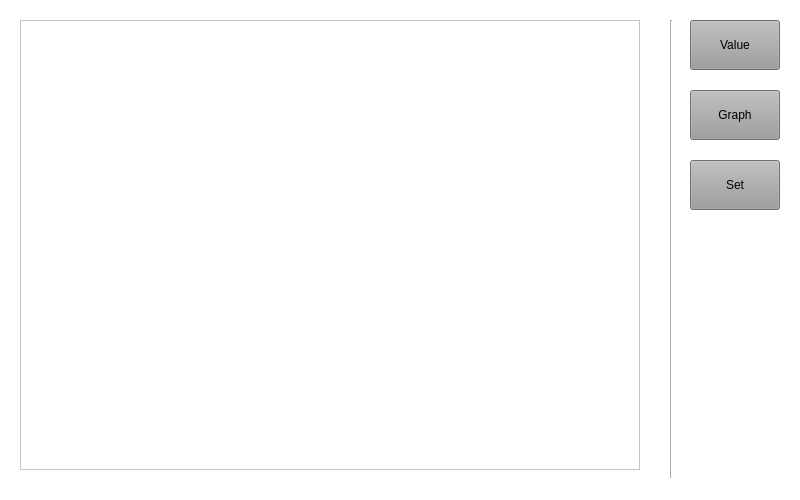
<?xml version="1.0" encoding="UTF-8"?>
<ui version="4.0">
 <class>MainWindow</class>
 <widget class="QMainWindow" name="MainWindow">
  <property name="geometry">
   <rect>
    <x>0</x>
    <y>0</y>
    <width>800</width>
    <height>500</height>
   </rect>
  </property>
  <property name="windowTitle">
   <string>MainWindow</string>
  </property>
  <property name="styleSheet">
   <string notr="true">background-color: rgb(255, 255, 255);</string>
  </property>
  <widget class="QWidget" name="centralwidget">
   <widget class="QPushButton" name="pushButton_value">
    <property name="geometry">
     <rect>
      <x>690</x>
      <y>20</y>
      <width>90</width>
      <height>50</height>
     </rect>
    </property>
    <property name="styleSheet">
     <string notr="true">font: 75 12pt &quot;Arial&quot;;
background-color: rgb(156, 156, 156);</string>
    </property>
    <property name="text">
     <string>Value</string>
    </property>
   </widget>
   <widget class="QPushButton" name="pushButton_graph">
    <property name="geometry">
     <rect>
      <x>690</x>
      <y>90</y>
      <width>90</width>
      <height>50</height>
     </rect>
    </property>
    <property name="styleSheet">
     <string notr="true">font: 75 12pt &quot;Arial&quot;;
background-color: rgb(156, 156, 156);</string>
    </property>
    <property name="text">
     <string>Graph</string>
    </property>
   </widget>
   <widget class="QPushButton" name="pushButton_set">
    <property name="geometry">
     <rect>
      <x>690</x>
      <y>160</y>
      <width>90</width>
      <height>50</height>
     </rect>
    </property>
    <property name="styleSheet">
     <string notr="true">font: 75 12pt &quot;Arial&quot;;
background-color: rgb(156, 156, 156);</string>
    </property>
    <property name="text">
     <string>Set</string>
    </property>
   </widget>
   <widget class="QStackedWidget" name="stackedWidget">
    <property name="geometry">
     <rect>
      <x>20</x>
      <y>20</y>
      <width>620</width>
      <height>460</height>
     </rect>
    </property>
    <property name="currentIndex">
     <number>2</number>
    </property>
    <widget class="QWidget" name="page_value">
     <widget class="QLabel" name="label_temp">
      <property name="geometry">
       <rect>
        <x>100</x>
        <y>100</y>
        <width>120</width>
        <height>50</height>
       </rect>
      </property>
      <property name="styleSheet">
       <string notr="true">background-color: rgb(211, 211, 211);
font: 12pt &quot;Arial&quot;;</string>
      </property>
      <property name="text">
       <string>Temperature</string>
      </property>
      <property name="alignment">
       <set>Qt::AlignCenter</set>
      </property>
     </widget>
     <widget class="QLabel" name="label_humi">
      <property name="geometry">
       <rect>
        <x>260</x>
        <y>100</y>
        <width>120</width>
        <height>50</height>
       </rect>
      </property>
      <property name="styleSheet">
       <string notr="true">background-color: rgb(211, 211, 211);
font: 12pt &quot;Arial&quot;;</string>
      </property>
      <property name="text">
       <string>Humidity</string>
      </property>
      <property name="alignment">
       <set>Qt::AlignCenter</set>
      </property>
     </widget>
     <widget class="QLabel" name="label_temp_value">
      <property name="geometry">
       <rect>
        <x>100</x>
        <y>170</y>
        <width>120</width>
        <height>30</height>
       </rect>
      </property>
      <property name="text">
       <string>TextLabel</string>
      </property>
      <property name="alignment">
       <set>Qt::AlignCenter</set>
      </property>
     </widget>
     <widget class="QLabel" name="label_humi_value">
      <property name="geometry">
       <rect>
        <x>260</x>
        <y>170</y>
        <width>120</width>
        <height>30</height>
       </rect>
      </property>
      <property name="text">
       <string>TextLabel</string>
      </property>
      <property name="alignment">
       <set>Qt::AlignCenter</set>
      </property>
     </widget>
     <widget class="QLabel" name="label_cds">
      <property name="geometry">
       <rect>
        <x>420</x>
        <y>100</y>
        <width>120</width>
        <height>50</height>
       </rect>
      </property>
      <property name="styleSheet">
       <string notr="true">background-color: rgb(211, 211, 211);
font: 12pt &quot;Arial&quot;;</string>
      </property>
      <property name="text">
       <string>CDS</string>
      </property>
      <property name="alignment">
       <set>Qt::AlignCenter</set>
      </property>
     </widget>
     <widget class="QLabel" name="label_cds_value">
      <property name="geometry">
       <rect>
        <x>420</x>
        <y>170</y>
        <width>120</width>
        <height>30</height>
       </rect>
      </property>
      <property name="text">
       <string>TextLabel</string>
      </property>
      <property name="alignment">
       <set>Qt::AlignCenter</set>
      </property>
     </widget>
    </widget>
    <widget class="QWidget" name="page_set">
     <widget class="QTextEdit" name="textEdit_R">
      <property name="geometry">
       <rect>
        <x>110</x>
        <y>170</y>
        <width>100</width>
        <height>50</height>
       </rect>
      </property>
     </widget>
     <widget class="QTextEdit" name="textEdit_G">
      <property name="geometry">
       <rect>
        <x>270</x>
        <y>170</y>
        <width>100</width>
        <height>50</height>
       </rect>
      </property>
     </widget>
     <widget class="QTextEdit" name="textEdit_B">
      <property name="geometry">
       <rect>
        <x>430</x>
        <y>170</y>
        <width>100</width>
        <height>50</height>
       </rect>
      </property>
     </widget>
     <widget class="QPushButton" name="pushButton_RGB">
      <property name="geometry">
       <rect>
        <x>260</x>
        <y>290</y>
        <width>120</width>
        <height>40</height>
       </rect>
      </property>
      <property name="styleSheet">
       <string notr="true">font: 75 12pt &quot;Arial&quot;;
background-color: rgb(156, 156, 156);</string>
      </property>
      <property name="text">
       <string>Set</string>
      </property>
     </widget>
     <widget class="QPushButton" name="pushButton_R">
      <property name="geometry">
       <rect>
        <x>100</x>
        <y>100</y>
        <width>120</width>
        <height>50</height>
       </rect>
      </property>
      <property name="styleSheet">
       <string notr="true">background-color: rgb(211, 211, 211);
font: 10pt &quot;Arial&quot;;</string>
      </property>
      <property name="text">
       <string>R</string>
      </property>
     </widget>
     <widget class="QPushButton" name="pushButton_G">
      <property name="geometry">
       <rect>
        <x>260</x>
        <y>100</y>
        <width>120</width>
        <height>50</height>
       </rect>
      </property>
      <property name="styleSheet">
       <string notr="true">background-color: rgb(211, 211, 211);
font: 10pt &quot;Arial&quot;;</string>
      </property>
      <property name="text">
       <string>G</string>
      </property>
     </widget>
     <widget class="QPushButton" name="pushButton_B">
      <property name="geometry">
       <rect>
        <x>420</x>
        <y>100</y>
        <width>120</width>
        <height>50</height>
       </rect>
      </property>
      <property name="styleSheet">
       <string notr="true">background-color: rgb(211, 211, 211);
font: 10pt &quot;Arial&quot;;</string>
      </property>
      <property name="text">
       <string>B</string>
      </property>
     </widget>
    </widget>
    <widget class="QWidget" name="page_graph">
     <widget class="QGraphicsView" name="graphicsView">
      <property name="geometry">
       <rect>
        <x>0</x>
        <y>0</y>
        <width>620</width>
        <height>450</height>
       </rect>
      </property>
     </widget>
    </widget>
   </widget>
   <widget class="Line" name="line">
    <property name="geometry">
     <rect>
      <x>670</x>
      <y>20</y>
      <width>3</width>
      <height>460</height>
     </rect>
    </property>
    <property name="orientation">
     <enum>Qt::Vertical</enum>
    </property>
   </widget>
  </widget>
  <widget class="QMenuBar" name="menubar">
   <property name="geometry">
    <rect>
     <x>0</x>
     <y>0</y>
     <width>800</width>
     <height>26</height>
    </rect>
   </property>
  </widget>
  <widget class="QStatusBar" name="statusbar"/>
 </widget>
 <resources/>
 <connections/>
</ui>
